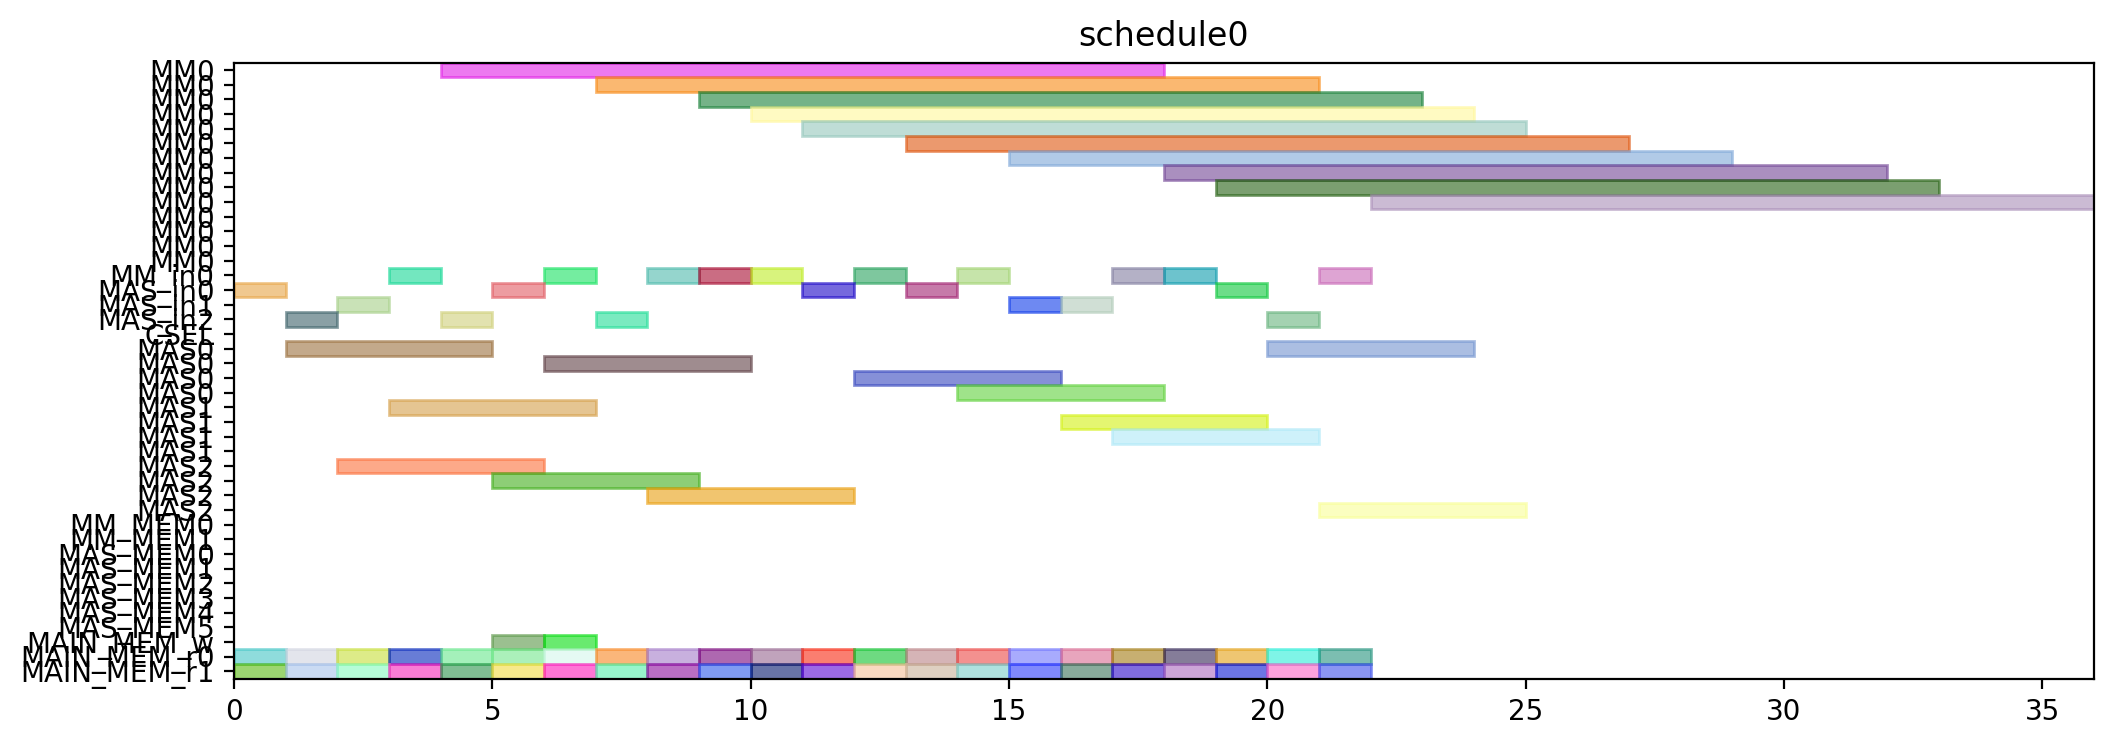

Generate this figure with Python:
from pyschedule import Scenario, solvers, plotters, alt


def solve():
	horizon = 120
	S = Scenario("schedule0", horizon=horizon)

	# resource
	MM = S.Resources('MM', num=1, size=14)
	MM_in = S.Resources('MM_in', num=1)
	MAS_in = S.Resources('MAS_in', num=3)
	CSEL = S.Resource('CSEL')
	MAS = S.Resources('MAS', num=3, size=4, periods=range(1, horizon))
	MM_MEM = S.Resources('MM_MEM', num=2)
	MAS_MEM = S.Resources('MAS_MEM', num=6)
	MAIN_MEM_w = S.Resource('MAIN_MEM_w', size=1)
	MAIN_MEM_r = S.Resources('MAIN_MEM_r', num=2)

	# result of previous scheduling

	# new tasks
	c10_t0 = S.Task('c10_t0', length=14, delay_cost=1)
	c10_t0 += alt(MM)
	c10_t0_in = S.Task('c10_t0_in', length=1, delay_cost=1)
	c10_t0_in += alt(MM_in)
	S += c10_t0_in*MM_in[0]<=c10_t0*MM[0]
	c10_t0_mem0 = S.Task('c10_t0_mem0', length=1, delay_cost=1)
	c10_t0_mem0 += MAIN_MEM_r[0]
	S += c10_t0_mem0 <= c10_t0

	c10_t0_mem1 = S.Task('c10_t0_mem1', length=1, delay_cost=1)
	c10_t0_mem1 += MAIN_MEM_r[1]
	S += c10_t0_mem1 <= c10_t0

	c10_t1 = S.Task('c10_t1', length=14, delay_cost=1)
	c10_t1 += alt(MM)
	c10_t1_in = S.Task('c10_t1_in', length=1, delay_cost=1)
	c10_t1_in += alt(MM_in)
	S += c10_t1_in*MM_in[0]<=c10_t1*MM[0]
	c10_t1_mem0 = S.Task('c10_t1_mem0', length=1, delay_cost=1)
	c10_t1_mem0 += MAIN_MEM_r[0]
	S += c10_t1_mem0 <= c10_t1

	c10_t1_mem1 = S.Task('c10_t1_mem1', length=1, delay_cost=1)
	c10_t1_mem1 += MAIN_MEM_r[1]
	S += c10_t1_mem1 <= c10_t1

	c10_t2 = S.Task('c10_t2', length=4, delay_cost=1)
	c10_t2 += alt(MAS)
	c10_t2_in = S.Task('c10_t2_in', length=1, delay_cost=1)
	c10_t2_in += alt(MAS_in)
	S += c10_t2_in*MAS_in[0]<=c10_t2*MAS[0]

	S += c10_t2_in*MAS_in[1]<=c10_t2*MAS[1]

	S += c10_t2_in*MAS_in[2]<=c10_t2*MAS[2]

	c10_t2_mem0 = S.Task('c10_t2_mem0', length=1, delay_cost=1)
	c10_t2_mem0 += MAIN_MEM_r[0]
	S += c10_t2_mem0 <= c10_t2

	c10_t2_mem1 = S.Task('c10_t2_mem1', length=1, delay_cost=1)
	c10_t2_mem1 += MAIN_MEM_r[1]
	S += c10_t2_mem1 <= c10_t2

	c10_t3 = S.Task('c10_t3', length=4, delay_cost=1)
	c10_t3 += alt(MAS)
	c10_t3_in = S.Task('c10_t3_in', length=1, delay_cost=1)
	c10_t3_in += alt(MAS_in)
	S += c10_t3_in*MAS_in[0]<=c10_t3*MAS[0]

	S += c10_t3_in*MAS_in[1]<=c10_t3*MAS[1]

	S += c10_t3_in*MAS_in[2]<=c10_t3*MAS[2]

	c10_t3_mem0 = S.Task('c10_t3_mem0', length=1, delay_cost=1)
	c10_t3_mem0 += MAIN_MEM_r[0]
	S += c10_t3_mem0 <= c10_t3

	c10_t3_mem1 = S.Task('c10_t3_mem1', length=1, delay_cost=1)
	c10_t3_mem1 += MAIN_MEM_r[1]
	S += c10_t3_mem1 <= c10_t3

	c20_t0 = S.Task('c20_t0', length=14, delay_cost=1)
	c20_t0 += alt(MM)
	c20_t0_in = S.Task('c20_t0_in', length=1, delay_cost=1)
	c20_t0_in += alt(MM_in)
	S += c20_t0_in*MM_in[0]<=c20_t0*MM[0]
	c20_t0_mem0 = S.Task('c20_t0_mem0', length=1, delay_cost=1)
	c20_t0_mem0 += MAIN_MEM_r[0]
	S += c20_t0_mem0 <= c20_t0

	c20_t0_mem1 = S.Task('c20_t0_mem1', length=1, delay_cost=1)
	c20_t0_mem1 += MAIN_MEM_r[1]
	S += c20_t0_mem1 <= c20_t0

	c20_t1 = S.Task('c20_t1', length=14, delay_cost=1)
	c20_t1 += alt(MM)
	c20_t1_in = S.Task('c20_t1_in', length=1, delay_cost=1)
	c20_t1_in += alt(MM_in)
	S += c20_t1_in*MM_in[0]<=c20_t1*MM[0]
	c20_t1_mem0 = S.Task('c20_t1_mem0', length=1, delay_cost=1)
	c20_t1_mem0 += MAIN_MEM_r[0]
	S += c20_t1_mem0 <= c20_t1

	c20_t1_mem1 = S.Task('c20_t1_mem1', length=1, delay_cost=1)
	c20_t1_mem1 += MAIN_MEM_r[1]
	S += c20_t1_mem1 <= c20_t1

	c20_t2 = S.Task('c20_t2', length=4, delay_cost=1)
	c20_t2 += alt(MAS)
	c20_t2_in = S.Task('c20_t2_in', length=1, delay_cost=1)
	c20_t2_in += alt(MAS_in)
	S += c20_t2_in*MAS_in[0]<=c20_t2*MAS[0]

	S += c20_t2_in*MAS_in[1]<=c20_t2*MAS[1]

	S += c20_t2_in*MAS_in[2]<=c20_t2*MAS[2]

	c20_t2_mem0 = S.Task('c20_t2_mem0', length=1, delay_cost=1)
	c20_t2_mem0 += MAIN_MEM_r[0]
	S += c20_t2_mem0 <= c20_t2

	c20_t2_mem1 = S.Task('c20_t2_mem1', length=1, delay_cost=1)
	c20_t2_mem1 += MAIN_MEM_r[1]
	S += c20_t2_mem1 <= c20_t2

	c20_t3 = S.Task('c20_t3', length=4, delay_cost=1)
	c20_t3 += alt(MAS)
	c20_t3_in = S.Task('c20_t3_in', length=1, delay_cost=1)
	c20_t3_in += alt(MAS_in)
	S += c20_t3_in*MAS_in[0]<=c20_t3*MAS[0]

	S += c20_t3_in*MAS_in[1]<=c20_t3*MAS[1]

	S += c20_t3_in*MAS_in[2]<=c20_t3*MAS[2]

	c20_t3_mem0 = S.Task('c20_t3_mem0', length=1, delay_cost=1)
	c20_t3_mem0 += MAIN_MEM_r[0]
	S += c20_t3_mem0 <= c20_t3

	c20_t3_mem1 = S.Task('c20_t3_mem1', length=1, delay_cost=1)
	c20_t3_mem1 += MAIN_MEM_r[1]
	S += c20_t3_mem1 <= c20_t3

	c01_t0 = S.Task('c01_t0', length=14, delay_cost=1)
	c01_t0 += alt(MM)
	c01_t0_in = S.Task('c01_t0_in', length=1, delay_cost=1)
	c01_t0_in += alt(MM_in)
	S += c01_t0_in*MM_in[0]<=c01_t0*MM[0]
	c01_t0_mem0 = S.Task('c01_t0_mem0', length=1, delay_cost=1)
	c01_t0_mem0 += MAIN_MEM_r[0]
	S += c01_t0_mem0 <= c01_t0

	c01_t0_mem1 = S.Task('c01_t0_mem1', length=1, delay_cost=1)
	c01_t0_mem1 += MAIN_MEM_r[1]
	S += c01_t0_mem1 <= c01_t0

	c01_t1 = S.Task('c01_t1', length=14, delay_cost=1)
	c01_t1 += alt(MM)
	c01_t1_in = S.Task('c01_t1_in', length=1, delay_cost=1)
	c01_t1_in += alt(MM_in)
	S += c01_t1_in*MM_in[0]<=c01_t1*MM[0]
	c01_t1_mem0 = S.Task('c01_t1_mem0', length=1, delay_cost=1)
	c01_t1_mem0 += MAIN_MEM_r[0]
	S += c01_t1_mem0 <= c01_t1

	c01_t1_mem1 = S.Task('c01_t1_mem1', length=1, delay_cost=1)
	c01_t1_mem1 += MAIN_MEM_r[1]
	S += c01_t1_mem1 <= c01_t1

	c01_t2 = S.Task('c01_t2', length=4, delay_cost=1)
	c01_t2 += alt(MAS)
	c01_t2_in = S.Task('c01_t2_in', length=1, delay_cost=1)
	c01_t2_in += alt(MAS_in)
	S += c01_t2_in*MAS_in[0]<=c01_t2*MAS[0]

	S += c01_t2_in*MAS_in[1]<=c01_t2*MAS[1]

	S += c01_t2_in*MAS_in[2]<=c01_t2*MAS[2]

	c01_t2_mem0 = S.Task('c01_t2_mem0', length=1, delay_cost=1)
	c01_t2_mem0 += MAIN_MEM_r[0]
	S += c01_t2_mem0 <= c01_t2

	c01_t2_mem1 = S.Task('c01_t2_mem1', length=1, delay_cost=1)
	c01_t2_mem1 += MAIN_MEM_r[1]
	S += c01_t2_mem1 <= c01_t2

	c01_t3 = S.Task('c01_t3', length=4, delay_cost=1)
	c01_t3 += alt(MAS)
	c01_t3_in = S.Task('c01_t3_in', length=1, delay_cost=1)
	c01_t3_in += alt(MAS_in)
	S += c01_t3_in*MAS_in[0]<=c01_t3*MAS[0]

	S += c01_t3_in*MAS_in[1]<=c01_t3*MAS[1]

	S += c01_t3_in*MAS_in[2]<=c01_t3*MAS[2]

	c01_t3_mem0 = S.Task('c01_t3_mem0', length=1, delay_cost=1)
	c01_t3_mem0 += MAIN_MEM_r[0]
	S += c01_t3_mem0 <= c01_t3

	c01_t3_mem1 = S.Task('c01_t3_mem1', length=1, delay_cost=1)
	c01_t3_mem1 += MAIN_MEM_r[1]
	S += c01_t3_mem1 <= c01_t3

	c11_t0 = S.Task('c11_t0', length=14, delay_cost=1)
	c11_t0 += alt(MM)
	c11_t0_in = S.Task('c11_t0_in', length=1, delay_cost=1)
	c11_t0_in += alt(MM_in)
	S += c11_t0_in*MM_in[0]<=c11_t0*MM[0]
	c11_t0_mem0 = S.Task('c11_t0_mem0', length=1, delay_cost=1)
	c11_t0_mem0 += MAIN_MEM_r[0]
	S += c11_t0_mem0 <= c11_t0

	c11_t0_mem1 = S.Task('c11_t0_mem1', length=1, delay_cost=1)
	c11_t0_mem1 += MAIN_MEM_r[1]
	S += c11_t0_mem1 <= c11_t0

	c11_t1 = S.Task('c11_t1', length=14, delay_cost=1)
	c11_t1 += alt(MM)
	c11_t1_in = S.Task('c11_t1_in', length=1, delay_cost=1)
	c11_t1_in += alt(MM_in)
	S += c11_t1_in*MM_in[0]<=c11_t1*MM[0]
	c11_t1_mem0 = S.Task('c11_t1_mem0', length=1, delay_cost=1)
	c11_t1_mem0 += MAIN_MEM_r[0]
	S += c11_t1_mem0 <= c11_t1

	c11_t1_mem1 = S.Task('c11_t1_mem1', length=1, delay_cost=1)
	c11_t1_mem1 += MAIN_MEM_r[1]
	S += c11_t1_mem1 <= c11_t1

	c11_t2 = S.Task('c11_t2', length=4, delay_cost=1)
	c11_t2 += alt(MAS)
	c11_t2_in = S.Task('c11_t2_in', length=1, delay_cost=1)
	c11_t2_in += alt(MAS_in)
	S += c11_t2_in*MAS_in[0]<=c11_t2*MAS[0]

	S += c11_t2_in*MAS_in[1]<=c11_t2*MAS[1]

	S += c11_t2_in*MAS_in[2]<=c11_t2*MAS[2]

	c11_t2_mem0 = S.Task('c11_t2_mem0', length=1, delay_cost=1)
	c11_t2_mem0 += MAIN_MEM_r[0]
	S += c11_t2_mem0 <= c11_t2

	c11_t2_mem1 = S.Task('c11_t2_mem1', length=1, delay_cost=1)
	c11_t2_mem1 += MAIN_MEM_r[1]
	S += c11_t2_mem1 <= c11_t2

	c11_t3 = S.Task('c11_t3', length=4, delay_cost=1)
	c11_t3 += alt(MAS)
	c11_t3_in = S.Task('c11_t3_in', length=1, delay_cost=1)
	c11_t3_in += alt(MAS_in)
	S += c11_t3_in*MAS_in[0]<=c11_t3*MAS[0]

	S += c11_t3_in*MAS_in[1]<=c11_t3*MAS[1]

	S += c11_t3_in*MAS_in[2]<=c11_t3*MAS[2]

	c11_t3_mem0 = S.Task('c11_t3_mem0', length=1, delay_cost=1)
	c11_t3_mem0 += MAIN_MEM_r[0]
	S += c11_t3_mem0 <= c11_t3

	c11_t3_mem1 = S.Task('c11_t3_mem1', length=1, delay_cost=1)
	c11_t3_mem1 += MAIN_MEM_r[1]
	S += c11_t3_mem1 <= c11_t3

	c21_t0 = S.Task('c21_t0', length=14, delay_cost=1)
	c21_t0 += alt(MM)
	c21_t0_in = S.Task('c21_t0_in', length=1, delay_cost=1)
	c21_t0_in += alt(MM_in)
	S += c21_t0_in*MM_in[0]<=c21_t0*MM[0]
	c21_t0_mem0 = S.Task('c21_t0_mem0', length=1, delay_cost=1)
	c21_t0_mem0 += MAIN_MEM_r[0]
	S += c21_t0_mem0 <= c21_t0

	c21_t0_mem1 = S.Task('c21_t0_mem1', length=1, delay_cost=1)
	c21_t0_mem1 += MAIN_MEM_r[1]
	S += c21_t0_mem1 <= c21_t0

	c21_t1 = S.Task('c21_t1', length=14, delay_cost=1)
	c21_t1 += alt(MM)
	c21_t1_in = S.Task('c21_t1_in', length=1, delay_cost=1)
	c21_t1_in += alt(MM_in)
	S += c21_t1_in*MM_in[0]<=c21_t1*MM[0]
	c21_t1_mem0 = S.Task('c21_t1_mem0', length=1, delay_cost=1)
	c21_t1_mem0 += MAIN_MEM_r[0]
	S += c21_t1_mem0 <= c21_t1

	c21_t1_mem1 = S.Task('c21_t1_mem1', length=1, delay_cost=1)
	c21_t1_mem1 += MAIN_MEM_r[1]
	S += c21_t1_mem1 <= c21_t1

	c21_t2 = S.Task('c21_t2', length=4, delay_cost=1)
	c21_t2 += alt(MAS)
	c21_t2_in = S.Task('c21_t2_in', length=1, delay_cost=1)
	c21_t2_in += alt(MAS_in)
	S += c21_t2_in*MAS_in[0]<=c21_t2*MAS[0]

	S += c21_t2_in*MAS_in[1]<=c21_t2*MAS[1]

	S += c21_t2_in*MAS_in[2]<=c21_t2*MAS[2]

	c21_t2_mem0 = S.Task('c21_t2_mem0', length=1, delay_cost=1)
	c21_t2_mem0 += MAIN_MEM_r[0]
	S += c21_t2_mem0 <= c21_t2

	c21_t2_mem1 = S.Task('c21_t2_mem1', length=1, delay_cost=1)
	c21_t2_mem1 += MAIN_MEM_r[1]
	S += c21_t2_mem1 <= c21_t2

	c21_t3 = S.Task('c21_t3', length=4, delay_cost=1)
	c21_t3 += alt(MAS)
	c21_t3_in = S.Task('c21_t3_in', length=1, delay_cost=1)
	c21_t3_in += alt(MAS_in)
	S += c21_t3_in*MAS_in[0]<=c21_t3*MAS[0]

	S += c21_t3_in*MAS_in[1]<=c21_t3*MAS[1]

	S += c21_t3_in*MAS_in[2]<=c21_t3*MAS[2]

	c21_t3_mem0 = S.Task('c21_t3_mem0', length=1, delay_cost=1)
	c21_t3_mem0 += MAIN_MEM_r[0]
	S += c21_t3_mem0 <= c21_t3

	c21_t3_mem1 = S.Task('c21_t3_mem1', length=1, delay_cost=1)
	c21_t3_mem1 += MAIN_MEM_r[1]
	S += c21_t3_mem1 <= c21_t3

	c000 = S.Task('c000', length=4, delay_cost=1)
	c000 += alt(MAS)
	c000_in = S.Task('c000_in', length=1, delay_cost=1)
	c000_in += alt(MAS_in)
	S += c000_in*MAS_in[0]<=c000*MAS[0]

	S += c000_in*MAS_in[1]<=c000*MAS[1]

	S += c000_in*MAS_in[2]<=c000*MAS[2]

	S += 0<c000

	c000_w = S.Task('c000_w', length=1, delay_cost=1)
	c000_w += alt(MAIN_MEM_w)
	S += c000 <= c000_w

	c000_mem0 = S.Task('c000_mem0', length=1, delay_cost=1)
	c000_mem0 += MAIN_MEM_r[0]
	S += c000_mem0 <= c000

	c000_mem1 = S.Task('c000_mem1', length=1, delay_cost=1)
	c000_mem1 += MAIN_MEM_r[1]
	S += c000_mem1 <= c000

	c001 = S.Task('c001', length=4, delay_cost=1)
	c001 += alt(MAS)
	c001_in = S.Task('c001_in', length=1, delay_cost=1)
	c001_in += alt(MAS_in)
	S += c001_in*MAS_in[0]<=c001*MAS[0]

	S += c001_in*MAS_in[1]<=c001*MAS[1]

	S += c001_in*MAS_in[2]<=c001*MAS[2]

	S += 0<c001

	c001_w = S.Task('c001_w', length=1, delay_cost=1)
	c001_w += alt(MAIN_MEM_w)
	S += c001 <= c001_w

	c001_mem0 = S.Task('c001_mem0', length=1, delay_cost=1)
	c001_mem0 += MAIN_MEM_r[0]
	S += c001_mem0 <= c001

	c001_mem1 = S.Task('c001_mem1', length=1, delay_cost=1)
	c001_mem1 += MAIN_MEM_r[1]
	S += c001_mem1 <= c001

	solvers.mip.solve(S,msg=1,kind='CPLEX',ratio_gap=1.01)

	solution = [['hoge']*len(S.solution()[1]) for i in range(len(S.solution()))]
	for i in range(len(S.solution())):
		for j in range(len(S.solution()[i])):
			solution[i][j]=str(S.solution()[i][j])
	print(solution)

	cycles = int(solution[-1][3])

	pic_file_name = "/mnt/rose/usr1/fukuda/ABE/multiRAM_multiMAS_16mux/scheduling_result/stage14MM1_stage4MAS3/FROB/schedule0.png"
	if(S.solution() != []):
		plotters.matplotlib.plot(S,img_filename=pic_file_name, show_task_labels=False, fig_size=(cycles*0.25+3, 4))

	return solution
